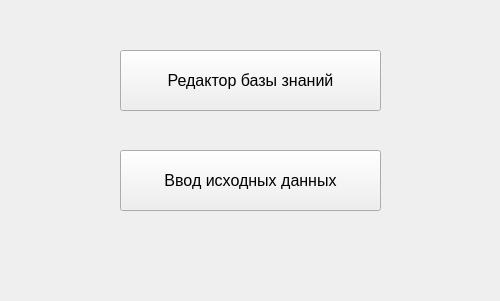
<?xml version="1.0" encoding="UTF-8"?>
<ui version="4.0">
 <class>selectionWindow</class>
 <widget class="QWidget" name="selectionWindow">
  <property name="geometry">
   <rect>
    <x>0</x>
    <y>0</y>
    <width>500</width>
    <height>301</height>
   </rect>
  </property>
  <property name="minimumSize">
   <size>
    <width>500</width>
    <height>301</height>
   </size>
  </property>
  <property name="maximumSize">
   <size>
    <width>500</width>
    <height>301</height>
   </size>
  </property>
  <property name="windowTitle">
   <string>Окно выбора</string>
  </property>
  <widget class="QPushButton" name="openKnowledgeEditorWindow">
   <property name="geometry">
    <rect>
     <x>120</x>
     <y>50</y>
     <width>261</width>
     <height>61</height>
    </rect>
   </property>
   <property name="font">
    <font>
     <pointsize>12</pointsize>
    </font>
   </property>
   <property name="text">
    <string>Редактор базы знаний</string>
   </property>
  </widget>
  <widget class="QPushButton" name="openInputDataWindow">
   <property name="geometry">
    <rect>
     <x>120</x>
     <y>150</y>
     <width>261</width>
     <height>61</height>
    </rect>
   </property>
   <property name="font">
    <font>
     <pointsize>12</pointsize>
    </font>
   </property>
   <property name="text">
    <string>Ввод исходных данных</string>
   </property>
  </widget>
 </widget>
 <resources/>
 <connections/>
</ui>
